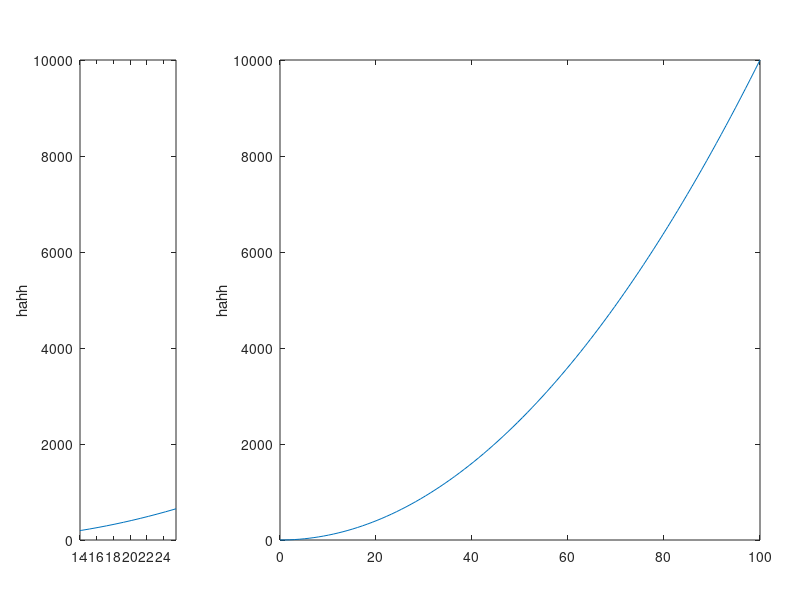

Recreate this plot in MATLAB.
% figure(111)
% hold on
% x = linspace(0,100);
% y = x.^2;
% 
% plot(x,y)
% 
% axes('position',[.65,.65,.35,.25])
% box on
% ioi1 = (x<70) & (x>20);
% ioi2 = (y<40) & (y>10);
% plot(ioi1,ioi2)
% 
% figure(666)
% ax1 = axes('Position',[.1 .1 .7 .7]);
% ax2 = axes('Position',[.2 .4 .25 .25]);
% 
% plot(ax1,x,y)
% plot(ax2,x(40:50),y(40:50))

close all
figure(45)
x = linspace(0,100);
y = x.^2;
                        ax1 = axes('Position',[.1 .1 .12 .8]);
                        ax2 = axes('Position',[.35 .1 .6 .8]);
% ax1 = axes('Position',[.1 .1 .12 .8]);
% ax2 = axes('Position',[.3 .1 .65 .8]);
plot(ax1,x,y)
plot(ax2,x,y)
xlim(ax1,[14,25.5])
ylabel(ax1,'hahh')
ylabel(ax2,'hahh')

% xlim(ax2,[0,4])